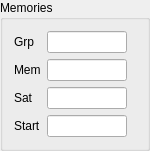
    <widget class="QGroupBox" name="groupBox_12">
     <property name="maximumSize">
      <size>
       <width>150</width>
       <height>16777215</height>
      </size>
     </property>
     <property name="title">
      <string>Memories</string>
     </property>
     <layout class="QVBoxLayout" name="verticalLayout_15">
      <item>
       <layout class="QFormLayout" name="formLayout">
        <item row="0" column="0">
         <widget class="QLabel" name="label_8">
          <property name="text">
           <string>Grp</string>
          </property>
         </widget>
        </item>
        <item row="1" column="0">
         <widget class="QLabel" name="label_9">
          <property name="text">
           <string>Mem</string>
          </property>
         </widget>
        </item>
        <item row="0" column="1">
         <widget class="QLineEdit" name="memGroups">
          <property name="maximumSize">
           <size>
            <width>80</width>
            <height>16777215</height>
           </size>
          </property>
          <property name="inputMask">
           <string>999</string>
          </property>
         </widget>
        </item>
        <item row="1" column="1">
         <widget class="QLineEdit" name="memories">
          <property name="maximumSize">
           <size>
            <width>80</width>
            <height>16777215</height>
           </size>
          </property>
          <property name="inputMask">
           <string>999</string>
          </property>
         </widget>
        </item>
        <item row="2" column="1">
         <widget class="QLineEdit" name="satMemories">
          <property name="maximumSize">
           <size>
            <width>80</width>
            <height>16777215</height>
           </size>
          </property>
          <property name="inputMask">
           <string>999</string>
          </property>
         </widget>
        </item>
        <item row="2" column="0">
         <widget class="QLabel" name="label_12">
          <property name="text">
           <string>Sat</string>
          </property>
         </widget>
        </item>
        <item row="3" column="0">
         <widget class="QLabel" name="label_13">
          <property name="text">
           <string>Start</string>
          </property>
         </widget>
        </item>
        <item row="3" column="1">
         <widget class="QLineEdit" name="memStart">
          <property name="maximumSize">
           <size>
            <width>80</width>
            <height>16777215</height>
           </size>
          </property>
          <property name="inputMask">
           <string>999</string>
          </property>
         </widget>
        </item>
       </layout>
      </item>
     </layout>
    </widget>
